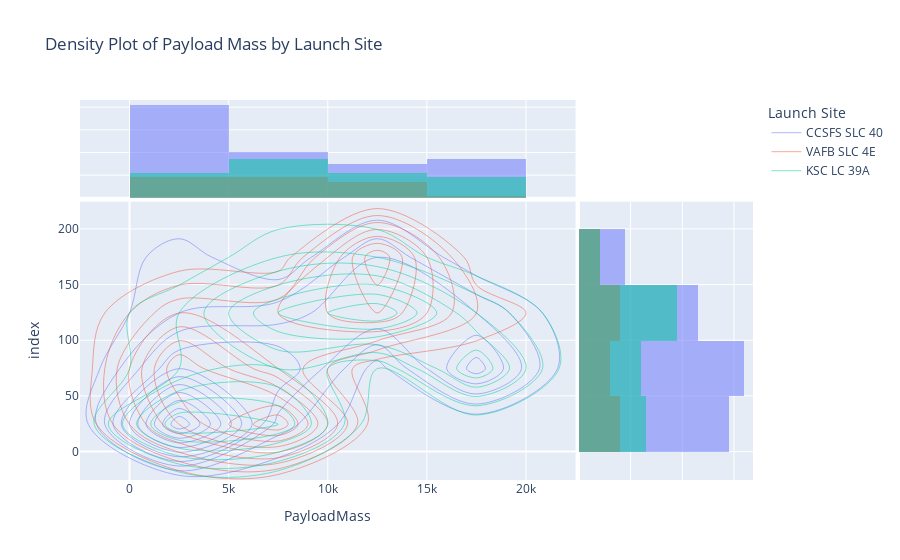

Notebook code for this chart:
### Code cell
fig = ptly.density_contour(data, x='PayloadMass', color='LaunchSite', 
                         labels={'payload_mass': 'Payload Mass (kg)', 'LaunchSite': 'Launch Site'},
                         title="Density Plot of Payload Mass by Launch Site",
                         marginal_x='histogram', marginal_y='histogram')  # Adds histograms on the margins

# Show the plot
fig.show()

### Figure 1 — Plotly figure (JSON) as saved in the notebook; plotly's stock layout.template omitted (floating-point values rounded to 4 significant figures)
{"data": [{"contours": {"coloring": "none"}, "hovertemplate": "Launch Site=CCSFS SLC 40<br>PayloadMass=%{x}<br>index=%{y}<br>count=%{z}<extra></extra>", "legendgroup": "CCSFS SLC 40", "line": {"color": "#636efa"}, "name": "CCSFS SLC 40", "showlegend": true, "type": "histogram2dcontour", "x": [8184.0, 525, 677, 3170, 3325, 2296, 1316, 4535, 4428, 2216, 2395, 570, 1898, 4707, 2477, 2034, 5271, 3136, 4696, 3100, 2257, 4600, 5500, 2205, 8184.0, 4230, 6092, 2760, 350, 5384.0, 2410, 7076, 5800, 7060, 2573, 4400, 2482, 13200, 2228.0, 6500, 15600, 5000, 6800, 15600, 15600, 15600, 1977, 15600, 15600, 3880, 8184.0, 15600, 1600, 15600, 3681, 15600, 7000, 3500, 8184.0, 15600, 15600, 15600, 15600, 15600, 15600, 15600, 15600, 7000, 3681, 8184.0, 13260, 13260, 3500, 8184.0, 2240, 13260, 13260, 13260, 8184.0, 13260, 13260, 13260, 8184.0, 3938, 700, 3500, 13260, 13260, 13260, 678, 13260, 13260, 13260], "xaxis": "x", "xbingroup": "x", "y": [0, 1, 2, 4, 5, 6, 7, 8, 9, 10, 11, 12, 13, 14, 15, 16, 18, 19, 20, 21, 22, 23, 24, 41, 43, 44, 45, 47, 48, 50, 51, 52, 54, 55, 59, 60, 63, 64, 66, 67, 68, 69, 70, 71, 73, 74, 75, 79, 80, 81, 82, 83, 84, 88, 89, 92, 94, 95, 97, 98, 99, 101, 103, 104, 106, 108, 109, 111, 112, 113, 118, 120, 123, 126, 128, 131, 134, 135, 136, 139, 141, 144, 146, 147, 150, 151, 152, 155, 157, 158, 161, 164, 165], "yaxis": "y", "ybingroup": "y"}, {"alignmentgroup": "True", "bingroup": "x", "hovertemplate": "Launch Site=CCSFS SLC 40<br>PayloadMass=%{x}<br>count=%{y}<extra></extra>", "legendgroup": "CCSFS SLC 40", "marker": {"color": "#636efa"}, "name": "CCSFS SLC 40", "offsetgroup": "CCSFS SLC 40", "opacity": 0.5, "showlegend": false, "type": "histogram", "x": [8184.0, 525, 677, 3170, 3325, 2296, 1316, 4535, 4428, 2216, 2395, 570, 1898, 4707, 2477, 2034, 5271, 3136, 4696, 3100, 2257, 4600, 5500, 2205, 8184.0, 4230, 6092, 2760, 350, 5384.0, 2410, 7076, 5800, 7060, 2573, 4400, 2482, 13200, 2228.0, 6500, 15600, 5000, 6800, 15600, 15600, 15600, 1977, 15600, 15600, 3880, 8184.0, 15600, 1600, 15600, 3681, 15600, 7000, 3500, 8184.0, 15600, 15600, 15600, 15600, 15600, 15600, 15600, 15600, 7000, 3681, 8184.0, 13260, 13260, 3500, 8184.0, 2240, 13260, 13260, 13260, 8184.0, 13260, 13260, 13260, 8184.0, 3938, 700, 3500, 13260, 13260, 13260, 678, 13260, 13260, 13260], "xaxis": "x3", "yaxis": "y3"}, {"alignmentgroup": "True", "bingroup": "y", "hovertemplate": "Launch Site=CCSFS SLC 40<br>index=%{y}<br>count=%{x}<extra></extra>", "legendgroup": "CCSFS SLC 40", "marker": {"color": "#636efa"}, "name": "CCSFS SLC 40", "offsetgroup": "CCSFS SLC 40", "opacity": 0.5, "showlegend": false, "type": "histogram", "xaxis": "x2", "y": [0, 1, 2, 4, 5, 6, 7, 8, 9, 10, 11, 12, 13, 14, 15, 16, 18, 19, 20, 21, 22, 23, 24, 41, 43, 44, 45, 47, 48, 50, 51, 52, 54, 55, 59, 60, 63, 64, 66, 67, 68, 69, 70, 71, 73, 74, 75, 79, 80, 81, 82, 83, 84, 88, 89, 92, 94, 95, 97, 98, 99, 101, 103, 104, 106, 108, 109, 111, 112, 113, 118, 120, 123, 126, 128, 131, 134, 135, 136, 139, 141, 144, 146, 147, 150, 151, 152, 155, 157, 158, 161, 164, 165], "yaxis": "y2"}, {"contours": {"coloring": "none"}, "hovertemplate": "Launch Site=VAFB SLC 4E<br>PayloadMass=%{x}<br>index=%{y}<br>count=%{z}<extra></extra>", "legendgroup": "VAFB SLC 4E", "line": {"color": "#EF553B"}, "name": "VAFB SLC 4E", "showlegend": true, "type": "histogram2dcontour", "x": [500, 553, 9600, 9600, 475, 9600, 9600, 9600, 9600, 2800, 4000, 9600, 1425, 1440, 15600, 670, 13260, 8184.0, 13260, 8184.0, 13260, 2200, 13260, 13260, 13260, 13260], "xaxis": "x", "xbingroup": "x", "y": [3, 17, 25, 33, 36, 38, 42, 46, 53, 56, 58, 61, 65, 91, 115, 119, 122, 129, 132, 138, 143, 149, 153, 156, 160, 163], "yaxis": "y", "ybingroup": "y"}, {"alignmentgroup": "True", "bingroup": "x", "hovertemplate": "Launch Site=VAFB SLC 4E<br>PayloadMass=%{x}<br>count=%{y}<extra></extra>", "legendgroup": "VAFB SLC 4E", "marker": {"color": "#EF553B"}, "name": "VAFB SLC 4E", "offsetgroup": "VAFB SLC 4E", "opacity": 0.5, "showlegend": false, "type": "histogram", "x": [500, 553, 9600, 9600, 475, 9600, 9600, 9600, 9600, 2800, 4000, 9600, 1425, 1440, 15600, 670, 13260, 8184.0, 13260, 8184.0, 13260, 2200, 13260, 13260, 13260, 13260], "xaxis": "x3", "yaxis": "y3"}, {"alignmentgroup": "True", "bingroup": "y", "hovertemplate": "Launch Site=VAFB SLC 4E<br>index=%{y}<br>count=%{x}<extra></extra>", "legendgroup": "VAFB SLC 4E", "marker": {"color": "#EF553B"}, "name": "VAFB SLC 4E", "offsetgroup": "VAFB SLC 4E", "opacity": 0.5, "showlegend": false, "type": "histogram", "xaxis": "x2", "y": [3, 17, 25, 33, 36, 38, 42, 46, 53, 56, 58, 61, 65, 91, 115, 119, 122, 129, 132, 138, 143, 149, 153, 156, 160, 163], "yaxis": "y2"}, {"contours": {"coloring": "none"}, "hovertemplate": "Launch Site=KSC LC 39A<br>PayloadMass=%{x}<br>index=%{y}<br>count=%{z}<extra></extra>", "legendgroup": "KSC LC 39A", "line": {"color": "#00cc96"}, "name": "KSC LC 39A", "showlegend": true, "type": "histogram2dcontour", "x": [2490, 5600, 5300, 8184.0, 6070, 2708, 3669, 6761, 2910, 4990, 5200, 3700, 3750, 3000, 12259, 8184.0, 15600, 15600, 9525, 15600, 15600, 15600, 8184.0, 2972, 15600, 15600, 15600, 8184.0, 15600, 3328, 8184.0, 8184.0, 12519, 330, 8184.0, 13260, 13260, 13260, 13260, 8184.0, 8184.0, 13260, 13260, 13260, 8184.0, 13260, 13260, 8184.0], "xaxis": "x", "xbingroup": "x", "y": [26, 27, 28, 29, 30, 31, 32, 34, 35, 37, 39, 40, 49, 57, 62, 72, 76, 77, 78, 85, 86, 87, 90, 93, 96, 100, 102, 105, 107, 110, 114, 116, 117, 121, 124, 125, 127, 130, 133, 137, 140, 142, 145, 148, 154, 159, 162, 166], "yaxis": "y", "ybingroup": "y"}, {"alignmentgroup": "True", "bingroup": "x", "hovertemplate": "Launch Site=KSC LC 39A<br>PayloadMass=%{x}<br>count=%{y}<extra></extra>", "legendgroup": "KSC LC 39A", "marker": {"color": "#00cc96"}, "name": "KSC LC 39A", "offsetgroup": "KSC LC 39A", "opacity": 0.5, "showlegend": false, "type": "histogram", "x": [2490, 5600, 5300, 8184.0, 6070, 2708, 3669, 6761, 2910, 4990, 5200, 3700, 3750, 3000, 12259, 8184.0, 15600, 15600, 9525, 15600, 15600, 15600, 8184.0, 2972, 15600, 15600, 15600, 8184.0, 15600, 3328, 8184.0, 8184.0, 12519, 330, 8184.0, 13260, 13260, 13260, 13260, 8184.0, 8184.0, 13260, 13260, 13260, 8184.0, 13260, 13260, 8184.0], "xaxis": "x3", "yaxis": "y3"}, {"alignmentgroup": "True", "bingroup": "y", "hovertemplate": "Launch Site=KSC LC 39A<br>index=%{y}<br>count=%{x}<extra></extra>", "legendgroup": "KSC LC 39A", "marker": {"color": "#00cc96"}, "name": "KSC LC 39A", "offsetgroup": "KSC LC 39A", "opacity": 0.5, "showlegend": false, "type": "histogram", "xaxis": "x2", "y": [26, 27, 28, 29, 30, 31, 32, 34, 35, 37, 39, 40, 49, 57, 62, 72, 76, 77, 78, 85, 86, 87, 90, 93, 96, 100, 102, 105, 107, 110, 114, 116, 117, 121, 124, 125, 127, 130, 133, 137, 140, 142, 145, 148, 154, 159, 162, 166], "yaxis": "y2"}], "layout": {"barmode": "overlay", "legend": {"title": {"text": "Launch Site"}, "tracegroupgap": 0}, "title": {"text": "Density Plot of Payload Mass by Launch Site"}, "xaxis": {"anchor": "y", "domain": [0, 0.7363], "title": {"text": "PayloadMass"}}, "xaxis2": {"anchor": "y2", "domain": [0.7413, 1], "matches": "x2", "showgrid": true, "showline": false, "showticklabels": false, "ticks": ""}, "xaxis3": {"anchor": "y3", "domain": [0, 0.7363], "matches": "x", "showgrid": true, "showticklabels": false}, "xaxis4": {"anchor": "y4", "domain": [0.7413, 1], "matches": "x2", "showgrid": true, "showline": false, "showticklabels": false, "ticks": ""}, "yaxis": {"anchor": "x", "domain": [0, 0.7326], "title": {"text": "index"}}, "yaxis2": {"anchor": "x2", "domain": [0, 0.7326], "matches": "y", "showgrid": true, "showticklabels": false}, "yaxis3": {"anchor": "x3", "domain": [0.7426, 1], "matches": "y3", "showgrid": true, "showline": false, "showticklabels": false, "ticks": ""}, "yaxis4": {"anchor": "x4", "domain": [0.7426, 1], "matches": "y3", "showgrid": true, "showline": false, "showticklabels": false, "ticks": ""}}}
